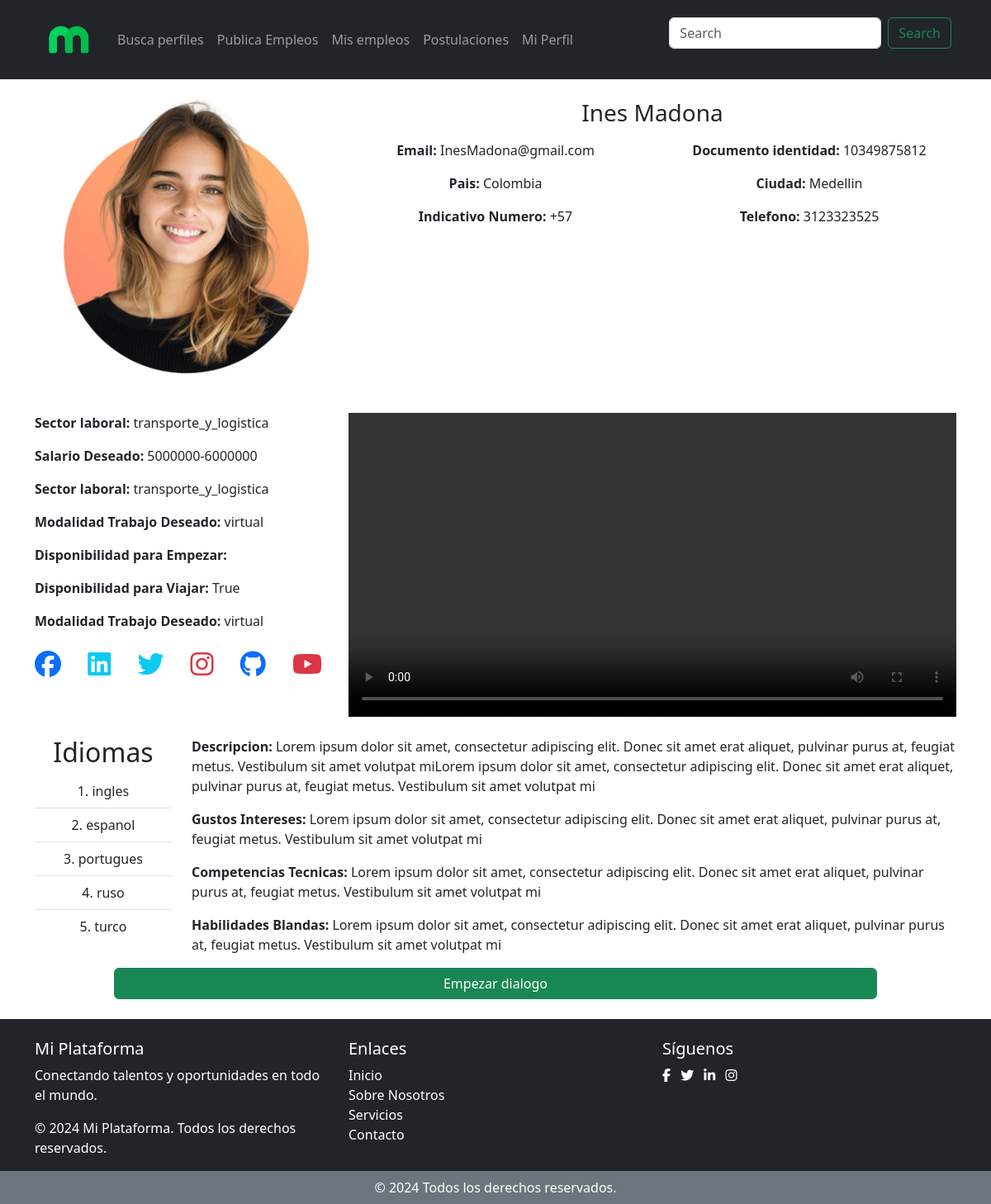
The app's page /ver-perfil-asociado-empleo/8 with its own data.
### users/models.py (models this page shows, shortened)
class Aspirante(models.Model):
    usuario = models.OneToOneField(User, on_delete=models.CASCADE)
    hoja_vida = models.FileField(upload_to='hojas_de_vida/')
    descripcion = models.TextField()
    objetivos = models.TextField()
    sector_laboral = models.CharField(max_length=50, choices=SectoresLaborales.choices)
    gustos_intereses = models.TextField()
    salario = models.CharField(max_length=50, choices=SalarioRango.choices)
    MODALIDAD_TRABAJO = [('virtual', 'virtual'), ('presencial', 'presencial'), ('mixto', 'mixto'), ('cualquiera', 'cualquiera')]
    modalidad_trabajo = models.CharField(max_length=50, choices=MODALIDAD_TRABAJO)
    disponibilidad_de_empezar = models.DateField()
    disponibilidad_viajar = models.BooleanField(default=False)
    proyectos = models.FileField(upload_to='proyectos/', blank=True, null=True)
    competencias_tecnicas = models.TextField()
    habilidades_blandas = models.TextField()
    redes_sociales = models.OneToOneField(RedesSociales, on_delete=models.CASCADE, null=True, blank=True)
    idioma_natal = models.CharField(max_length=20, choices=Idiomas.choices)  # Almacena idiomas y niveles
    video_presentacion = models.FileField(upload_to='videos_presentacion/')

class User(AbstractBaseUser, PermissionsMixin):
    nombre = models.CharField(max_length=255)
    email = models.EmailField(unique=True)
    documento_identidad = models.CharField(max_length=20)
    indicativo_pais = models.CharField(max_length=50, choices=IndicativoPais.choices)
    telefono = models.CharField(max_length=20)
    pais = models.CharField(max_length=50, choices=Paises.choices)
    ciudad = models.CharField(max_length=100)
    foto_perfil = models.ImageField(upload_to='profile_photos/', default='profile_photos/default_profile.jpg',
                                        null=True, blank=True)
    tipo_usuario = models.CharField(max_length=10, choices=TipoUsuario.choices)
    is_active = models.BooleanField(default=True)
    is_staff = models.BooleanField(default=False)
    is_superuser = models.BooleanField(default=False)
    objects = UserManager()
    USERNAME_FIELD = 'email'
    REQUIRED_FIELDS = ['nombre']

class IdiomaAspirante(models.Model):
    aspirante = models.ForeignKey('Aspirante', on_delete=models.CASCADE, related_name='idiomas')
    idioma = models.CharField(max_length=30, choices=Idiomas.choices, null=True, blank=True)

### empleos_reclutador/views.py (the view)
# urls.py: path('ver-perfil-asociado-empleo/<int:aspirante_id>', views.ver_perfil_asociado_empleo, name='ver_perfil_asociado_empleo'),
def ver_perfil_asociado_empleo(request, aspirante_id):
    aspirante = get_object_or_404(Aspirante, id=aspirante_id)
    idiomas = IdiomaAspirante.objects.filter(aspirante=aspirante)
    return render(request, 'ver_perfil_asociado_empleo.html', {'aspirante': aspirante, 'idiomas': idiomas})

### empleos_reclutador/templates/ver_perfil_asociado_empleo.html (shortened to what this page needs)
{% extends 'base_reclutador.html' %}
{% block content %}
    <div class="container mt-4">
        <div class="row">
            <div class="col-md-4">
                <img src="{{aspirante.usuario.foto_perfil.url}}" class="img-fluid rounded" alt="Foto de perfil">
            </div>
            <div class="col-md-8 text-center" >
                <div class="row mb-2">
                    <div class="col-md-12">
                        <h3>{{aspirante.usuario.nombre}}</h3>
                    </div>
                </div>
                <div class="row">
                    <div class="col-md-6">
                        <p>
                            <strong>Email: </strong>
                            {{aspirante.usuario.email}}
                        </p>
                    </div>
                    <div class="col-md-6">
                        <p>
                            <strong>Documento identidad: </strong>
                            {{aspirante.usuario.documento_identidad}}
                        </p>
                    </div>
                </div>
                <div class="row">
                    <div class="col-md-6">
                        <p>
                            <strong>Pais: </strong>
                            {{aspirante.usuario.pais}}
                        </p>
                    </div>
                    <div class="col-md-6">
                        <p>
                            <strong>Ciudad: </strong>
                            {{aspirante.usuario.ciudad}}
                        </p>
                    </div>
                </div>
                <div class="row">
                    <div class="col-md-6">
                        <p>
                            <strong>Indicativo Numero: </strong>
                            {{aspirante.usuario.indicativo_pais}}
                        </p>
                    </div>
                    <div class="col-md-6">
                        <p>
                            <strong>Telefono: </strong>
                            {{aspirante.usuario.telefono}}
                        </p>
                    </div>
                </div>
            </div>
        </div>
        <div class="row mt-4">
            <div class="col-md-4">
                <p>
                    <strong>Sector laboral: </strong>
                    {{aspirante.sector_laboral}}
                </p>
                <p>
                    <strong>Salario Deseado: </strong>
                    {{aspirante.salario}}
                </p>
                <p>
                    <strong>Sector laboral: </strong>
                    {{aspirante.sector_laboral}}
                </p>
                <p>
                    <strong>Modalidad Trabajo Deseado: </strong>
                    {{aspirante.modalidad_trabajo}}
                </p>
                <p>
                    <strong>Disponibilidad para Empezar: </strong>
                </p>
                <p>
                    <strong>Disponibilidad para Viajar: </strong>
                    {{aspirante.disponibilidad_viajar}}
                </p>
                <p>
                    <strong>Modalidad Trabajo Deseado: </strong>
                    {{aspirante.modalidad_trabajo}}
                </p>
                <ul class="list-inline d-flex justify-content-between mt-4">
                    {% if aspirante.redes_sociales.facebook %}
                    <li class="list-inline-item bg-transparent">
                        <a href="{{ postulacion.aspirante.redes_sociales.facebook }}" target="_blank" class="d-flex align-items-center justify-content-center text-primary">
                            <i class="fab fa-facebook fa-2x me-2"></i>
                        </a>
                    </li>
                    {% endif %}
                    {% if aspirante.redes_sociales.linkedin %}
                    <li class="list-inline-item bg-transparent">
                        <a href="{{ postulacion.aspirante.redes_sociales.linkedin }}" target="_blank" class="d-flex align-items-center justify-content-center text-info">
                            <i class="fab fa-linkedin fa-2x me-2"></i>
                        </a>
                    </li>
                    {% endif %}
                    {% if aspirante.redes_sociales.twitter %}
                    <li class="list-inline-item bg-transparent">
                        <a href="{{ postulacion.aspirante.redes_sociales.twitter }}" target="_blank" class="d-flex align-items-center justify-content-center text-info">
                            <i class="fab fa-twitter fa-2x me-2"></i>
                        </a>
                    </li>
                    {% endif %}
                    {% if aspirante.redes_sociales.instagram %}
                    <li class="list-inline-item bg-transparent">
                        <a href="{{ postulacion.aspirante.redes_sociales.instagram }}" target="_blank" class="d-flex align-items-center justify-content-center text-danger">
                            <i class="fab fa-instagram fa-2x me-2"></i>
                        </a>
                    </li>
                    {% endif %}
                    {% if aspirante.redes_sociales.github %}
                    <li class="list-inline-item bg-transparent">
                        <a href="{{ postulacion.aspirante.redes_sociales.github }}" target="_blank" class="d-flex align-items-center justify-content-center">
                            <i class="fab fa-github fa-2x me-2"></i>
                        </a>
                    </li>
                    {% endif %}
                    {% if aspirante.redes_sociales.youtube %}
                    <li class="list-inline-item bg-transparent">
                        <a href="{{ postulacion.aspirante.redes_sociales.youtube }}" target="_blank" class="d-flex align-items-center justify-content-center text-danger">
                            <i class="fab fa-youtube fa-2x me-2"></i>
                        </a>
                    </li>
                    {% endif %}
                </ul>
            </div>
            <div class="col-md-8">
                <video class="w-100" controls>
                    <source src="{{aspirante.video_presentacion.url}}" type="video/mp4">
                </video>
            </div>
        </div>
        <div class="row mt-4">
            <div class="col-2">
                <h2 class="text-center">Idiomas</h2>
                {% if idiomas %}
                    <ul class="list-group list-group-flush list-group-numbered">
                        {% for idioma in idiomas %}
                        <li class="list-group-item bg-transparent text-center">{{idioma.idioma}}</li>
                        {% endfor %}
                    </ul>
                {% else %}
                        <div class="col">
                            <p>No hay videos asociados a este empleo.</p>
                        </div>
                {% endif %}
            </div>
            <div class="col-10">
                <p>
                    <strong>Descripcion: </strong>
                    {{aspirante.descripcion}}
                </p>
                <p>
                    <strong>Gustos Intereses: </strong>
                    {{aspirante.gustos_intereses}}
                </p>
                <p>
                    <strong>Competencias Tecnicas: </strong>
                    {{aspirante.competencias_tecnicas}}
                </p>
                <p>
                    <strong>Habilidades Blandas: </strong>
                    {{aspirante.habilidades_blandas}}
                </p>
            </div>
        </div>
        <div class="row mx-5 px-5 mb-4">
            <a href="#" class="btn btn-success">Empezar dialogo</a>
        </div>
    </div>
{% endblock %}

### redSocialMagneto/static/styles/global.css (style rules this page uses)
body { background-color: white; }
a { text-decoration: none; }

### records on screen
Aspirante: usuario.foto_perfil (picture), usuario.nombre "Ines Madona", usuario.email "InesMadona@gmail.com", usuario.documento_identidad "10349875812", usuario.pais "Colombia", usuario.ciudad "Medellin", usuario.indicativo_pais "+57", usuario.telefono "3123323525", sector_laboral "transporte_y_logistica", salario "5000000-6000000", modalidad_trabajo "virtual", disponibilidad_viajar "True", descripcion "Lorem ipsum dolor sit amet, consectetur adipiscing elit. Donec sit amet erat aliquet, pulvinar purus at, feugiat metus. Vestibulum sit amet volutpat miLorem ipsum dolor sit amet, consectetur adipiscing elit. Donec sit amet erat aliquet, pulvinar purus at, feugiat metus. Vestibulum sit amet volutpat mi", gustos_intereses "Lorem ipsum dolor sit amet, consectetur adipiscing elit. Donec sit amet erat aliquet, pulvinar purus at, feugiat metus. Vestibulum sit amet volutpat mi", competencias_tecnicas "Lorem ipsum dolor sit amet, consectetur adipiscing elit. Donec sit amet erat aliquet, pulvinar purus at, feugiat metus. Vestibulum sit amet volutpat mi", habilidades_blandas "Lorem ipsum dolor sit amet, consectetur adipiscing elit. Donec sit amet erat aliquet, pulvinar purus at, feugiat metus. Vestibulum sit amet volutpat mi"
IdiomaAspirante: idioma "ingles"
IdiomaAspirante: idioma "espanol"
IdiomaAspirante: idioma "portugues"
IdiomaAspirante: idioma "ruso"
IdiomaAspirante: idioma "turco"
